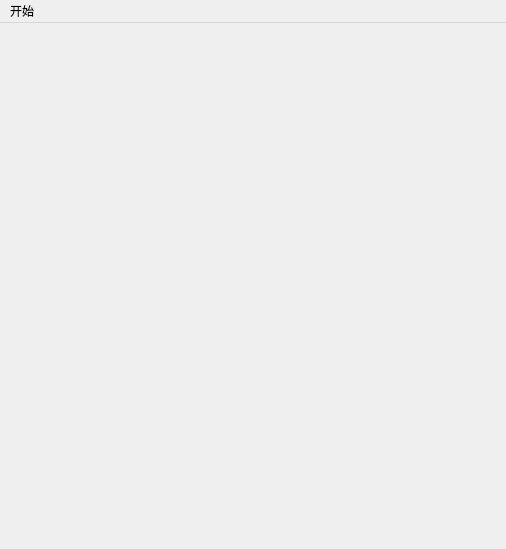
<?xml version="1.0" encoding="UTF-8"?>
<ui version="4.0">
 <class>MainWindow</class>
 <widget class="QMainWindow" name="MainWindow">
  <property name="geometry">
   <rect>
    <x>0</x>
    <y>0</y>
    <width>506</width>
    <height>549</height>
   </rect>
  </property>
  <property name="windowTitle">
   <string>MainWindow</string>
  </property>
  <widget class="QWidget" name="centralwidget"/>
  <widget class="QMenuBar" name="menubar">
   <property name="geometry">
    <rect>
     <x>0</x>
     <y>0</y>
     <width>506</width>
     <height>22</height>
    </rect>
   </property>
   <widget class="QMenu" name="menu">
    <property name="title">
     <string>开始</string>
    </property>
    <addaction name="actionquit"/>
   </widget>
   <addaction name="menu"/>
  </widget>
  <action name="actionquit">
   <property name="text">
    <string>退出</string>
   </property>
  </action>
 </widget>
 <resources/>
 <connections/>
</ui>
